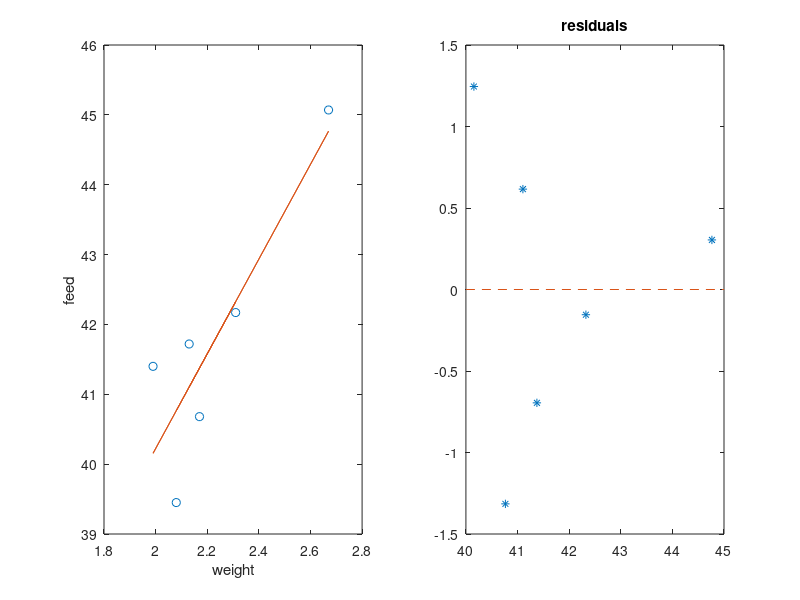

Reproduce this figure in MATLAB.
% four groups, NaN where a group has fewer observations
x = [100  75  45  55;
      90  80  25  45;
      80  50  35 100;
      60  45  95 185;
      70  35 105 155;
      50  25 125 175;
      15  95  35 145;
      10  87  85 125;
       5  65   7  75;
       8  15 NaN  25;
     NaN   5 NaN  35;
     NaN NaN NaN  45];

[p, tbl, stats] = anova1(x, [], 'off')
group_means = stats.means
mse = stats.s ^ 2
F_crit = finv(0.95, 3, 38)
% p < 0.05 so at least one mean differs

% feed eaten in 350 days vs starting weight of 6 hens
w = [2.08; 2.31; 2.17; 1.99; 2.67; 2.13];
feed = [39.45; 42.17; 40.68; 41.40; 45.07; 41.72];

X = [ones(size(w)) w];
[b, bint, r, rint, st] = regress(feed, X)
% st = [R^2 F p error_variance]

yhat = X * b;
figure;
subplot(1, 2, 1);
plot(w, feed, 'o', w, yhat, '-');
xlabel('weight'); ylabel('feed');
subplot(1, 2, 2);
plot(yhat, r, '*'); hold on; plot(xlim, [0 0], '--');
title('residuals');
